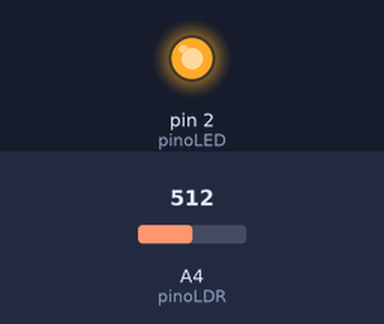
This sketch was run on a simulated Arduino Uno, built with avr-gcc and run on an emulated ATmega328P. On the bench: output pins drawn as LEDs (lit = HIGH). The inputs (shaded band) are chosen by the test bench; at power-on: A4 (pinoLDR) = 512. What the sketch prints to the serial monitor is not drawn.

Above: at 0.1 s.
Timing chart, 0 to 1.6 s (numbered marks = the images above):
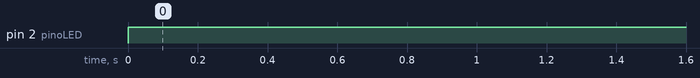

The sketch:

07_Exercicio_02.ino
```cpp
int pinoLDR = 4;
int pinoLED = 2;

void setup() {
  Serial.begin(9600);
  pinMode(pinoLDR, INPUT);
  pinMode(pinoLED, OUTPUT);
}

void loop() {
  int valorLDR = analogRead(pinoLDR); // Lê o valor analógico do potenciômetro

  int intensidade = map(valorLDR, 0, 4095, 255, 0); // Mapeia o valor lido para o intervalo de 0 a 255

  Serial.println(valorLDR);

  analogWrite(pinoLED, intensidade);

  delay(200); // Pequeno atraso para evitar oscilações
}
```

Measured:
- by itself, pin 2 (pinoLED): LOW → HIGH at 0.00 s
